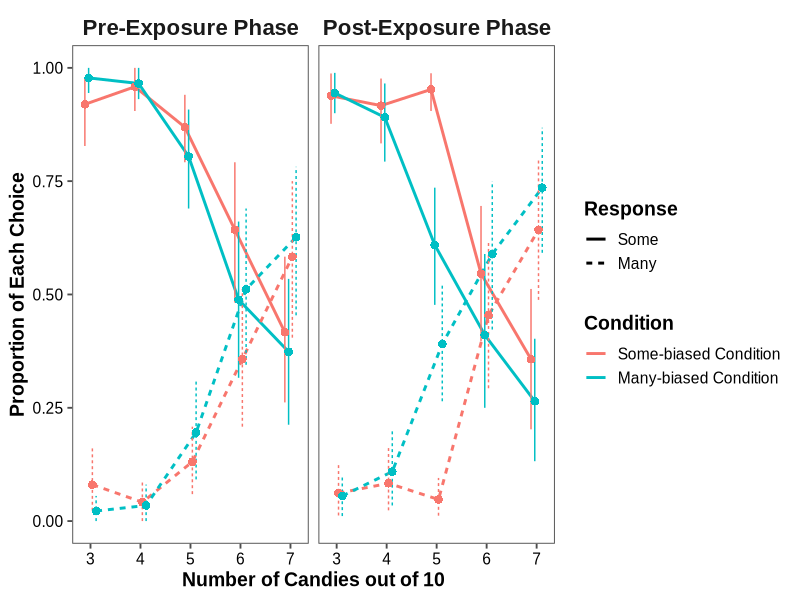
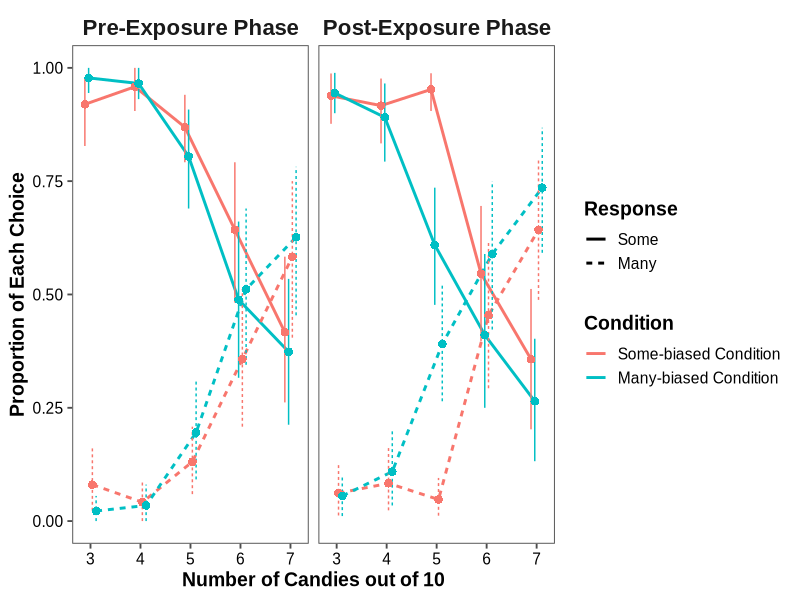

Recreate these plots in R, in order.
## ---- chunk 1
knitr::opts_chunk$set(echo = TRUE)
library(boot)
library(ggthemes)
library(ggplot2)
library(tidyr)
library(dplyr)
library(lme4)
## ---- chunk 2
#reading in the data
data.many_csv <- read.csv("Study 3 (Study 2 Rep) Final Data - Many Condition.csv")
data.some_csv <- read.csv("Study 3 (Study 2 Rep) Final Data - Some Condition.csv")
## ---- chunk 3
ci.low <- function(x, R = 2000, conf = 0.95) {
  boot_mean <- function(data, idx) mean(data[idx], na.rm = TRUE)
  b <- boot(x, boot_mean, R = R)
  qs <- quantile(b$t, probs = (1 - conf) / 2, names = FALSE, type = 7)
  mean(x) - qs
}

ci.high <- function(x, R = 2000, conf = 0.95) {
  boot_mean <- function(data, idx) mean(data[idx], na.rm = TRUE)
  b <- boot(x, boot_mean, R = R)
  qs <- quantile(b$t, probs = 1 - (1 - conf) / 2, names = FALSE, type = 7)
  qs - mean(x)
}
## ---- chunk 4
data.many <- data.many_csv %>% pivot_longer(c(-Subject.ID, -Age, -Gender, -Order))

data.many$condition = "many"

#adding a column for number of candies and phase
data.post.many <- data.many %>% filter(grepl("^X",name))
data.post.many <- data.post.many %>% mutate(nCandies = sub("X([0-9]).*", "\\1", name, perl = TRUE)) %>% mutate(nCandies=as.numeric(nCandies))
data.post.many$phase <- "post"

data.pre.many <- data.many %>% filter(grepl("^PE.[0-9]",name))
data.pre.many <- data.pre.many %>% mutate(nCandies = sub("PE.([0-9]).*", "\\1", name, perl = TRUE)) %>% mutate(nCandies=as.numeric(nCandies))
data.pre.many$phase <- "pre"

#adding numeric values: 1 if response is many, 0 if response is some; filter out any other response
data.many.full <- rbind(data.pre.many,data.post.many)
data.many.full <- data.many.full %>% mutate(num_response = case_when(value=="many"~1, value == "some"~0))
data.many.full <- data.many.full %>% filter(!is.na(num_response))

#finding means and confidence intervals
many_condition_means <- data.many.full %>%
  group_by(Subject.ID, phase, nCandies) %>% 
  summarise(subject_mean = mean(num_response)) %>%
  group_by(phase, nCandies) %>%
  summarise(mean= mean(subject_mean),
         ci_high = mean+ ci.high(subject_mean), 
         ci_low = mean- ci.low(subject_mean)
         )
  
many_condition_means$condition <- "Many-biased Condition"
## ---- chunk 5
data.some <- data.some_csv %>% pivot_longer(c(-Subject.ID, -Age, -Gender, -Order))
data.some $condition = "some"

#adding a column for number of candies and phase
data.post.some <- data.some %>% filter(grepl("^X",name))
data.post.some <- data.post.some %>% mutate(nCandies = sub("X([0-9]).*", "\\1", name, perl = TRUE)) %>% mutate(nCandies=as.numeric(nCandies))
data.post.some$phase <- "post"

data.pre.some <- data.some %>% filter(grepl("^PE.[0-9]",name))
data.pre.some <- data.pre.some %>% mutate(nCandies = sub("PE.([0-9]).*", "\\1", name, perl = TRUE)) %>% mutate(nCandies=as.numeric(nCandies))
data.pre.some$phase <- "pre"


data.some.full <- rbind(data.pre.some,data.post.some)

#adding numeric values: 1 if response is many, 0 if response is some; filter out any other response
data.some.full <- data.some.full %>% mutate(num_response = case_when(value == "many"~1, value == "some" ~0))
data.some.full <- data.some.full %>% filter(!is.na(num_response))

#combining many condition data and some condition data
data_total <- rbind(data.some.full, data.many.full)

#centering number of candies
data_total$n_centered <- data_total$nCandies-5


#finding means and confidence intervals
some_condition_means <- data.some.full %>%
  group_by(Subject.ID, phase, nCandies) %>% 
  summarise(subj_mean = mean(num_response)) %>%
  group_by(phase, nCandies) %>%
  summarise(mean = mean(subj_mean),
         ci_high = mean + ci.high(subj_mean), 
         ci_low = mean - ci.low(subj_mean)
         )


#creating a data frame to plot both the change in some responses and many responses (change in some and many are basically mirror image after removing "other" responses, so it is not super informative, but it makes a nice looking plot)
data.some.full_some <- data.some.full %>% mutate(num_response_reversed = case_when(num_response == 0 ~ 1,
                                                                                   .default = 0))
some_condition_means_some = data.some.full_some %>%
  group_by(Subject.ID, phase, nCandies) %>% 
  summarise(participant_mean = mean(num_response_reversed)) %>%
  group_by(phase, nCandies) %>%
  summarise(mean= mean(participant_mean),
         ci_high = mean+ ci.high(participant_mean), 
         ci_low = mean- ci.low(participant_mean)
         )
  
some_condition_means_some$response <- "some"
some_condition_means$response <- "many"
some_condition_means_some$condition <- "Some-biased Condition"
some_condition_means$condition <- "Some-biased Condition"
some_total <- rbind(some_condition_means_some, some_condition_means)

data.many.full_some <- data.many.full %>% mutate(num_response_reversed = case_when(num_response == 0 ~ 1,
                                                                                   .default = 0))
many_condition_means_some = data.many.full_some %>%
  group_by(Subject.ID, phase, nCandies) %>% 
  summarise(participant_mean = mean(num_response_reversed)) %>%
  group_by(phase, nCandies) %>%
  summarise(mean = mean(participant_mean),
         ci_high = mean + ci.high(participant_mean), 
         ci_low = mean - ci.low(participant_mean)
         )

many_condition_means_some$response <- "some"
many_condition_means$response <- "many"
many_total <- rbind(many_condition_means_some, many_condition_means)
many_total$condition <- "Many-biased Condition"

total_means_many <- rbind(many_condition_means, some_condition_means)
total_means <- rbind(some_total, many_total)
## ---- chunk 6
total_means$response <- factor(
  stringr::str_to_title(total_means$response),  # Capitalize: Some, Many
  levels = c("Some", "Many")  # Ensure Some comes before Many
)

total_means$phase <- factor(
  total_means$phase,
  levels = c("pre", "post"),  # Original order
  labels = c("Pre-Exposure Phase", "Post-Exposure Phase")  # New labels
)

total_means$condition <- factor(
  total_means$condition,
  levels = c("Some-biased Condition", "Many-biased Condition")
)

ggplot(total_means, aes(
  x = nCandies, y = mean,
  color = condition,
  linetype = response,
  group = interaction(condition, response)
)) +
  geom_line(
    position = position_dodge(width = 0.3),
    linewidth = 1
  ) +
  geom_pointrange(
    aes(ymin = ci_low, ymax = ci_high),
    position = position_dodge(width = 0.3),
    shape = 16,
    size = 1.5,
    fatten = 1.5,
    show.legend = FALSE  
  ) +
  facet_wrap(~phase) +
  labs(
    x = "Number of Candies out of 10",
    y = "Proportion of Each Choice",
    color = "Condition",
    linetype = "Response"
  ) +
  ylim(0, 1) +
  ggthemes::theme_few(base_size = 14) +
  theme(
    text = element_text(family = "Arial"),
    axis.title = element_text(face = "bold"),
    axis.text = element_text(color = "black"),
    legend.title = element_text(face = "bold"),
    legend.position = "right",
    strip.text = element_text(size = 16, face = "bold")
  )


ggsave("ex. 2 final plot 1.0.png", width = 14, height = 7)
## ---- chunk 7
#pre-registered model
prepost_model <- glmer(num_response ~ n_centered * condition * phase  + (1 | Subject.ID), 
      data = data_total, 
      family = "binomial")

summary(prepost_model)
## ---- chunk 8
data_many_exlude_ceiling <- data.many_csv %>% filter(PE.5 == "some" | PE.5.1 == "some" | PE.5.2 == "some")

data_many_exlude_ceiling <- data_many_exlude_ceiling %>% pivot_longer(c(-Subject.ID, -Age, -Gender, -Order))


data_many_exlude_ceiling$condition = "many"

#adding a column for number of candies and phase
data.post.many <- data_many_exlude_ceiling %>% filter(grepl("^X",name))
data.post.many <- data.post.many %>% mutate(nCandies = sub("X([0-9]).*", "\\1", name, perl = TRUE)) %>% mutate(nCandies=as.numeric(nCandies))
data.post.many$phase <- "post"

data.pre.many <- data_many_exlude_ceiling %>% filter(grepl("^PE.[0-9]",name))
data.pre.many <- data.pre.many %>% mutate(nCandies = sub("PE.([0-9]).*", "\\1", name, perl = TRUE)) %>% mutate(nCandies=as.numeric(nCandies))
data.pre.many$phase <- "pre"

#adding numeric values: 1 if response is many, 0 if response is some; filter out any other response
data.many.full <- rbind(data.pre.many,data.post.many)
data.many.full <- data.many.full %>% mutate(num_response = case_when(value=="many"~1, value == "some"~0))
data.many.full <- data.many.full %>% filter(!is.na(num_response))

#finding means and confidence intervals
many_condition_means <- data.many.full %>%
  group_by(Subject.ID, phase, nCandies) %>% 
  summarise(subject_mean = mean(num_response)) %>%
  group_by(phase, nCandies) %>%
  summarise(mean= mean(subject_mean),
         ci_high = mean+ ci.high(subject_mean), 
         ci_low = mean- ci.low(subject_mean)
         )
  
many_condition_means$condition <- "many"
## ---- chunk 9
data_some_exlude_ceiling <- data.some_csv %>% filter(PE.5 == "many" | PE.5.1 == "many" | PE.5.2 == "many")

data_some_exlude_ceiling <- data_some_exlude_ceiling %>% pivot_longer(c(-Subject.ID, -Age, -Gender, -Order))

data_some_exlude_ceiling$condition = "some"

#adding a column for number of candies and phase
data.post.some <- data_some_exlude_ceiling %>% filter(grepl("^X",name))
data.post.some <- data.post.some %>% mutate(nCandies = sub("X([0-9]).*", "\\1", name, perl = TRUE)) %>% mutate(nCandies=as.numeric(nCandies))
data.post.some$phase <- "post"

data.pre.some <- data_some_exlude_ceiling %>% filter(grepl("^PE.[0-9]",name))
data.pre.some <- data.pre.some %>% mutate(nCandies = sub("PE.([0-9]).*", "\\1", name, perl = TRUE)) %>% mutate(nCandies=as.numeric(nCandies))
data.pre.some$phase <- "pre"

#adding numeric values: 1 if response is many, 0 if response is some; filter out any other response
data.some.full <- rbind(data.pre.some,data.post.some)
data.some.full <- data.some.full %>% mutate(num_response = case_when(value=="many"~1, value == "some"~0))
data.some.full <- data.some.full %>% filter(!is.na(num_response))

#finding means and confidence intervals
some_condition_means <- data.some.full %>%
  group_by(Subject.ID, phase, nCandies) %>% 
  summarise(subject_mean = mean(num_response)) %>%
  group_by(phase, nCandies) %>%
  summarise(mean= mean(subject_mean),
         ci_high = mean+ ci.high(subject_mean), 
         ci_low = mean- ci.low(subject_mean)
         )
  
some_condition_means$condition <- "some"

total_exclusion_data <- rbind(data.some.full, data.many.full)
## ---- chunk 10
total_exclusion_data$n_centered <- total_exclusion_data$nCandies-5

excluded_model <- glmer(num_response ~ n_centered * condition * phase  + (1 | Subject.ID), 
      data = total_exclusion_data, 
      family = "binomial")

summary(excluded_model)
